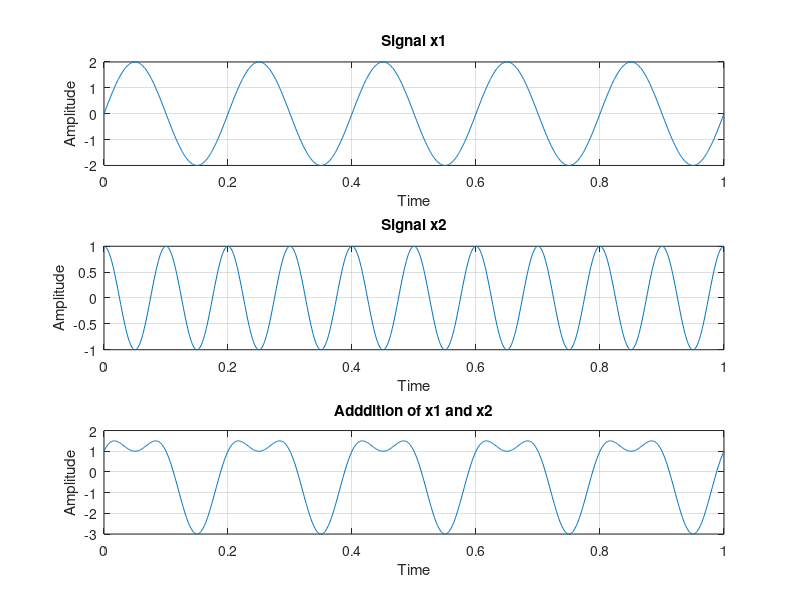

The MATLAB script that drew this image:
% Additon of two signals

t = 0:0.001:1;
a1 = 2;
f1 = 5;

x1 = a1*sin(2*pi*f1*t);
subplot(3,1,1);
plot(t,x1);
title("Signal x1");
xlabel('Time');
ylabel('Amplitude');
grid on;

a2 = 1;
f2 = 10;

x2 = a2*cos(2*pi*f2*t);
subplot(3,1,2);
plot(t,x2);
title('Signal x2');
xlabel('Time');
ylabel('Amplitude');
grid on;

y = x1+x2;
subplot(3,1,3);
plot(t,y);
title('Adddition of x1 and x2');
xlabel('Time');
ylabel('Amplitude');
grid on;
